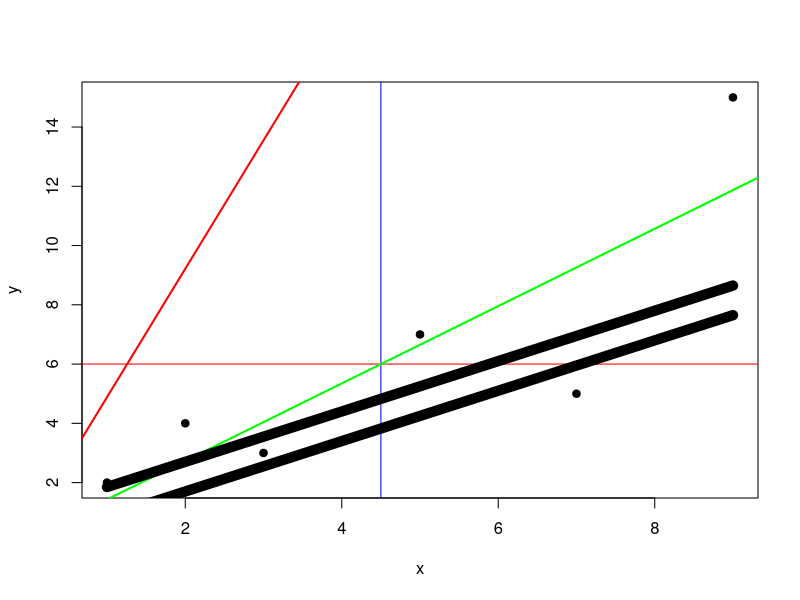
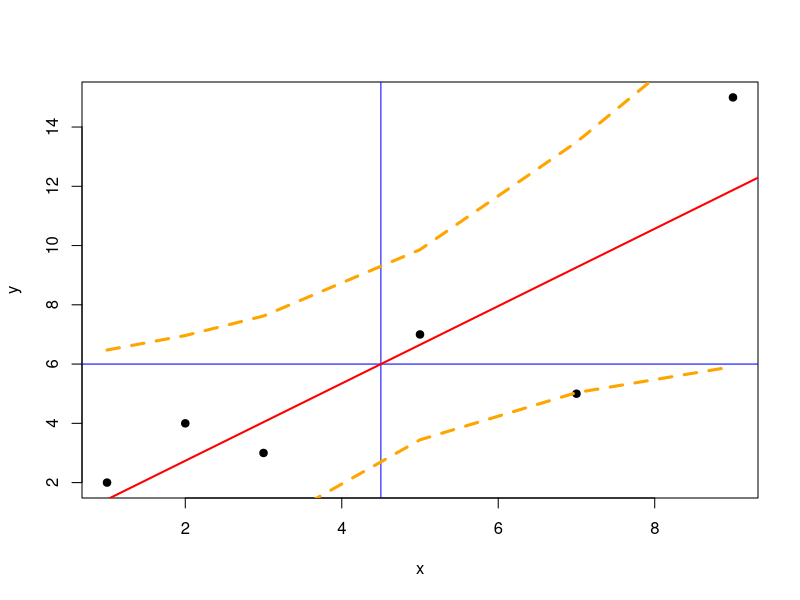

Here is the R script that generated these plots, in order:
x <- c(1, 2, 3, 5, 7, 9)
y <- c(2, 4, 3, 7, 5, 15)
df <- data.frame(x,y)


plot(x,y, pch = 19)
abline(v=mean(x), col="blue")
abline(h=mean(y), col="red")

# regression:
regression <- lm(y ~ x)
abline(regression, col = "green", lwd = 2)


curve(cor(df$x, df$y)*x, add = T, lwd = 10)
curve(cor(df$x, df$y)*x+1, add = T, lwd = 10)


# zur demonstration die letzte yzahl von 10 auf 15 ändern
# dann nochmal plot bis hierher ausführen


logr <- lm(y ~ log(x))
abline(logr, col = "red", lwd = 2)


# Korrelation misst Stärke des Zusammenhangs
# Regressionen wollen Voraussagen tätigen "wenn x so ist, ist y so" 

# Voraussagen kann man zum Beispiel auch über den y-Achsen Abschnitt tätigen. 
# Beispiel: 
# x = Gehalt
# y = Risikofreudigkeit 
# Grundgesamtheit = Deutschland
# 
# Wie hoch ist die minimal mögliche Risikofreudigkeit in dem Land?
# Y-Achsenabschnitt!


# Ordinary least square



plot(x,y, pch = 19)
abline(v=mean(x), col="blue")
abline(h=mean(y), col="blue")
abline(regression, col = "red", lwd = 2)

# Predict the values of the regression line
predicted <- predict(regression, interval = "confidence")
# Add the standard error bands
lines(x, predicted[, "lwr"], col = "orange", lty = 2, lwd = 3)
lines(x, predicted[, "upr"], col = "orange", lty = 2, lwd = 3)


